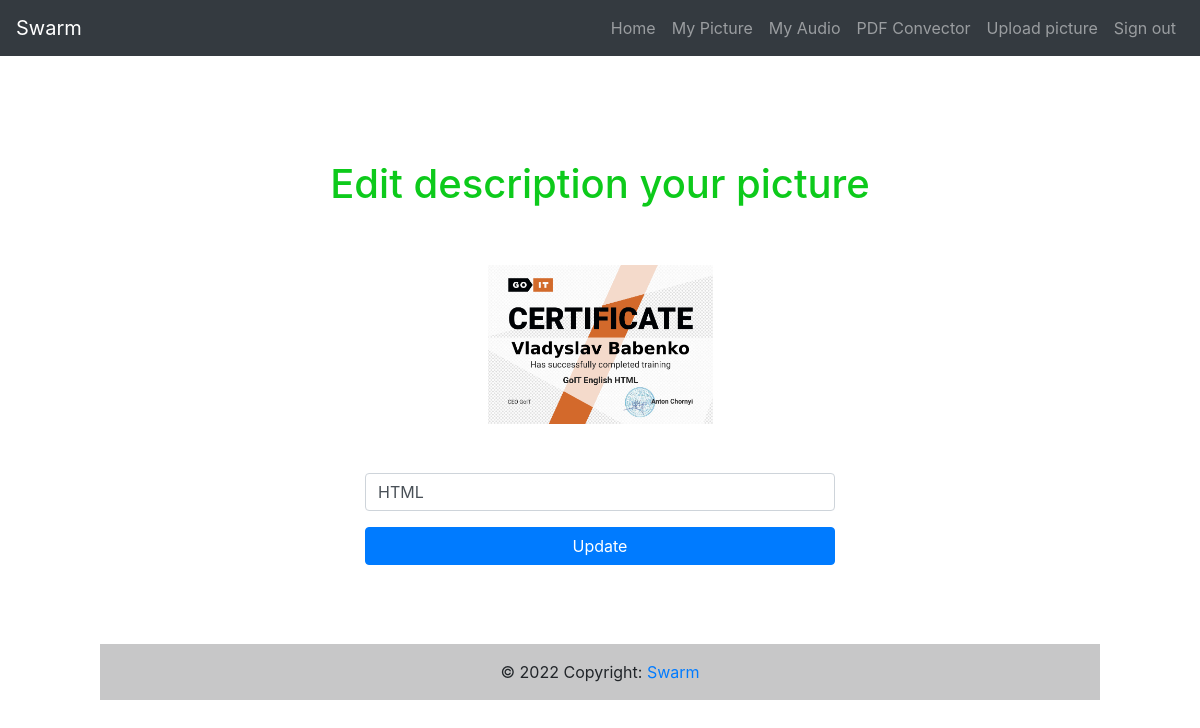
/pictures/edit/6 (signed in), run on the app's committed database.
### src/models.py (models this page shows, shortened)
class Picture(db.Model):
    __tablename__ = 'pictures'
    id = db.Column(db.Integer, primary_key=True)
    path = db.Column(db.String(350), unique=True,  nullable=False)
    description = db.Column(db.String(300), nullable=False)
    size = db.Column(db.Integer, nullable=False)
    user_id = db.Column(db.Integer, ForeignKey('users.id'), nullable=False)
    user = relationship('User', cascade='all, delete', back_populates='pictures')

### src/routes.py (the view)
@app.route('/pictures/edit/<pic_id>', methods=['GET', 'POST'], strict_slashes=False)
def picture_edit(pic_id):
    auth = True if 'username' in session else False
    if not auth:
        return redirect(request.url)
    picture = pics.get_picture_user(pic_id, session['username']['id'])
    if request.method == 'POST':
        description = request.form.get('description')
        pics.update_picture(pic_id, session['username']['id'], description)
        flash('Operation successfully!')
        return redirect(url_for('pictures'))
    return render_template('pages/edit.html', auth=auth, picture=picture)

### src/repository/pics.py (called while the page is built)
def get_picture_user(pic_id, user_id):
    return db.session.query(models.Picture).filter(
        and_(models.Picture.user_id == user_id, models.Picture.id == pic_id)).one()

### src/routes.py (called while the page is built)
@app.before_request
def before_func():
    auth = True if 'username' in session else False
    if not auth:
        token_user = request.cookies.get('username')
        if token_user:
            user = users.get_user_by_token(token_user)
            if user:
                session['username'] = {"username": user.username, "id": user.id}

### src/templates/pages/edit.html
{% extends "base.html" %}
{% block content %}
      <div class="container">
        <div class="row justify-content-center mb-3">
          <h1>Edit description your picture</h1>
        </div>
        <div class="row justify-content-center mb-3">
          <img
            src="{{picture.path}}"
            width="225"
            height="225"
            alt="150"
            style="object-fit: contain"
          />
        </div>
        <div class="row justify-content-center">
          <form class="col-sm-6" action="/pictures/edit/{{picture.id}}" method="post">
            <div class="form-group">
              <input
                class="form-control col-sm-12"
                type="text"
                placeholder="Description"
                name="description"
                value="{{picture.description}}"
              />
            </div>
            <div class="form-group">
              <button class="btn btn-primary col-sm-12" type="submit">
                Update
              </button>
            </div>
          </form>
        </div>
      </div>
{% endblock %}

### src/static/style.css (style rules this page uses)
body, html { padding: 5rem 50px 50px; font: 16px "Lucida Grande", Helvetica, Arial, sans-serif; display: flex; height: 100%; flex-direction: column; align-items: stretch; justify-content: center; align-content: center; }
h1 { color: #0DCA1B; }

### data on the page
Picture: path (picture), description "HTML"
